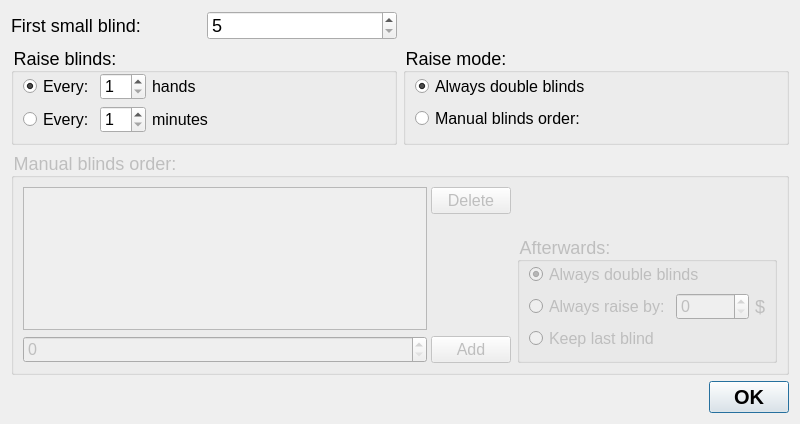
<?xml version="1.0" encoding="UTF-8"?>
<ui version="4.0">
 <class>changeCompleteBlindsDialog</class>
 <widget class="QDialog" name="changeCompleteBlindsDialog">
  <property name="geometry">
   <rect>
    <x>0</x>
    <y>0</y>
    <width>800</width>
    <height>424</height>
   </rect>
  </property>
  <property name="minimumSize">
   <size>
    <width>800</width>
    <height>424</height>
   </size>
  </property>
  <property name="windowTitle">
   <string>Change Blinds Settings</string>
  </property>
  <layout class="QGridLayout">
   <item row="0" column="0">
    <layout class="QHBoxLayout">
     <item>
      <widget class="QLabel" name="label_3">
       <property name="font">
        <font>
         <pointsize>-1</pointsize>
        </font>
       </property>
       <property name="styleSheet">
        <string notr="true">QObject {font-size: 18px}</string>
       </property>
       <property name="text">
        <string>First small blind:</string>
       </property>
      </widget>
     </item>
     <item>
      <widget class="QSpinBox" name="spinBox_firstSmallBlind">
       <property name="styleSheet">
        <string notr="true">QObject {font-size: 18px}</string>
       </property>
       <property name="minimum">
        <number>5</number>
       </property>
       <property name="maximum">
        <number>20000</number>
       </property>
      </widget>
     </item>
    </layout>
   </item>
   <item row="1" column="0">
    <widget class="QGroupBox" name="groupBox_6">
     <property name="styleSheet">
      <string notr="true">QObject {font-size: 18px}</string>
     </property>
     <property name="title">
      <string>Raise blinds:</string>
     </property>
     <layout class="QGridLayout">
      <property name="leftMargin">
       <number>9</number>
      </property>
      <property name="topMargin">
       <number>0</number>
      </property>
      <property name="bottomMargin">
       <number>9</number>
      </property>
      <item row="0" column="0">
       <widget class="QRadioButton" name="radioButton_raiseBlindsAtHands">
        <property name="styleSheet">
         <string notr="true">QObject {font-size: 16px}</string>
        </property>
        <property name="text">
         <string>Every:</string>
        </property>
        <property name="checked">
         <bool>true</bool>
        </property>
       </widget>
      </item>
      <item row="0" column="1">
       <widget class="QSpinBox" name="spinBox_raiseSmallBlindEveryHands">
        <property name="styleSheet">
         <string notr="true">QObject {font-size: 16px}</string>
        </property>
        <property name="minimum">
         <number>1</number>
        </property>
       </widget>
      </item>
      <item row="0" column="2">
       <widget class="QLabel" name="label_47">
        <property name="sizePolicy">
         <sizepolicy hsizetype="Expanding" vsizetype="Preferred">
          <horstretch>0</horstretch>
          <verstretch>0</verstretch>
         </sizepolicy>
        </property>
        <property name="styleSheet">
         <string notr="true">QObject {font-size: 16px}</string>
        </property>
        <property name="text">
         <string>hands</string>
        </property>
       </widget>
      </item>
      <item row="1" column="0">
       <widget class="QRadioButton" name="radioButton_raiseBlindsAtMinutes">
        <property name="styleSheet">
         <string notr="true">QObject {font-size: 16px}</string>
        </property>
        <property name="text">
         <string>Every:</string>
        </property>
       </widget>
      </item>
      <item row="1" column="1">
       <widget class="QSpinBox" name="spinBox_raiseSmallBlindEveryMinutes">
        <property name="styleSheet">
         <string notr="true">QObject {font-size: 16px}</string>
        </property>
        <property name="minimum">
         <number>1</number>
        </property>
       </widget>
      </item>
      <item row="1" column="2">
       <widget class="QLabel" name="label_50">
        <property name="sizePolicy">
         <sizepolicy hsizetype="Expanding" vsizetype="Preferred">
          <horstretch>0</horstretch>
          <verstretch>0</verstretch>
         </sizepolicy>
        </property>
        <property name="styleSheet">
         <string notr="true">QObject {font-size: 16px}</string>
        </property>
        <property name="text">
         <string>minutes</string>
        </property>
       </widget>
      </item>
     </layout>
    </widget>
   </item>
   <item row="1" column="1">
    <widget class="QGroupBox" name="groupBox_7">
     <property name="sizePolicy">
      <sizepolicy hsizetype="Expanding" vsizetype="Preferred">
       <horstretch>0</horstretch>
       <verstretch>0</verstretch>
      </sizepolicy>
     </property>
     <property name="styleSheet">
      <string notr="true">QObject {font-size: 18px}</string>
     </property>
     <property name="title">
      <string>Raise mode:</string>
     </property>
     <layout class="QGridLayout">
      <property name="topMargin">
       <number>0</number>
      </property>
      <item row="0" column="0">
       <widget class="QRadioButton" name="radioButton_alwaysDoubleBlinds">
        <property name="styleSheet">
         <string notr="true">QObject {font-size: 16px}</string>
        </property>
        <property name="text">
         <string>Always double blinds</string>
        </property>
        <property name="checked">
         <bool>true</bool>
        </property>
       </widget>
      </item>
      <item row="1" column="0">
       <widget class="QRadioButton" name="radioButton_manualBlindsOrder">
        <property name="styleSheet">
         <string notr="true">QObject {font-size: 16px}</string>
        </property>
        <property name="text">
         <string>Manual blinds order:</string>
        </property>
       </widget>
      </item>
     </layout>
    </widget>
   </item>
   <item row="2" column="0" colspan="2">
    <widget class="QGroupBox" name="groupBox_2">
     <property name="enabled">
      <bool>false</bool>
     </property>
     <property name="styleSheet">
      <string notr="true">QObject {font-size: 18px}</string>
     </property>
     <property name="title">
      <string>Manual blinds order:</string>
     </property>
     <layout class="QGridLayout">
      <item row="0" column="0" rowspan="2">
       <layout class="QGridLayout">
        <property name="horizontalSpacing">
         <number>4</number>
        </property>
        <item row="0" column="0" rowspan="2">
         <widget class="QListWidget" name="listWidget_blinds">
          <property name="styleSheet">
           <string notr="true">QObject {font-size: 16px}</string>
          </property>
         </widget>
        </item>
        <item row="0" column="1">
         <widget class="QPushButton" name="pushButton_delete">
          <property name="styleSheet">
           <string notr="true">QObject {font-size: 16px}</string>
          </property>
          <property name="text">
           <string>Delete</string>
          </property>
         </widget>
        </item>
        <item row="1" column="1">
         <spacer>
          <property name="orientation">
           <enum>Qt::Vertical</enum>
          </property>
          <property name="sizeHint" stdset="0">
           <size>
            <width>20</width>
            <height>121</height>
           </size>
          </property>
         </spacer>
        </item>
        <item row="2" column="0">
         <widget class="QSpinBox" name="spinBox_input">
          <property name="styleSheet">
           <string notr="true">QObject {font-size: 16px}</string>
          </property>
          <property name="maximum">
           <number>20000</number>
          </property>
         </widget>
        </item>
        <item row="2" column="1">
         <widget class="QPushButton" name="pushButton_add">
          <property name="styleSheet">
           <string notr="true">QObject {font-size: 16px}</string>
          </property>
          <property name="text">
           <string>Add</string>
          </property>
         </widget>
        </item>
       </layout>
      </item>
      <item row="0" column="1">
       <spacer>
        <property name="orientation">
         <enum>Qt::Vertical</enum>
        </property>
        <property name="sizeHint" stdset="0">
         <size>
          <width>20</width>
          <height>40</height>
         </size>
        </property>
       </spacer>
      </item>
      <item row="1" column="1">
       <widget class="QGroupBox" name="groupBox">
        <property name="title">
         <string>Afterwards:</string>
        </property>
        <layout class="QGridLayout">
         <property name="topMargin">
          <number>0</number>
         </property>
         <item row="0" column="0">
          <widget class="QRadioButton" name="radioButton_afterThisAlwaysDoubleBlinds">
           <property name="styleSheet">
            <string notr="true">QObject {font-size: 16px}</string>
           </property>
           <property name="text">
            <string>Always double blinds</string>
           </property>
           <property name="checked">
            <bool>true</bool>
           </property>
          </widget>
         </item>
         <item row="1" column="0">
          <layout class="QHBoxLayout">
           <item>
            <widget class="QRadioButton" name="radioButton_afterThisAlwaysRaiseAbout">
             <property name="styleSheet">
              <string notr="true">QObject {font-size: 16px}</string>
             </property>
             <property name="text">
              <string>Always raise by:</string>
             </property>
            </widget>
           </item>
           <item>
            <widget class="QSpinBox" name="spinBox_afterThisAlwaysRaiseValue">
             <property name="styleSheet">
              <string notr="true">QObject {font-size: 16px}</string>
             </property>
             <property name="maximum">
              <number>20000</number>
             </property>
            </widget>
           </item>
           <item>
            <widget class="QLabel" name="label">
             <property name="text">
              <string>$</string>
             </property>
            </widget>
           </item>
          </layout>
         </item>
         <item row="2" column="0">
          <widget class="QRadioButton" name="radioButton_afterThisStayAtLastBlind">
           <property name="styleSheet">
            <string notr="true">QObject {font-size: 16px}</string>
           </property>
           <property name="text">
            <string>Keep last blind</string>
           </property>
          </widget>
         </item>
        </layout>
       </widget>
      </item>
     </layout>
    </widget>
   </item>
   <item row="3" column="0" colspan="2">
    <widget class="QDialogButtonBox" name="buttonBox">
     <property name="styleSheet">
      <string notr="true">QObject {font: bold 20px}</string>
     </property>
     <property name="orientation">
      <enum>Qt::Horizontal</enum>
     </property>
     <property name="standardButtons">
      <set>QDialogButtonBox::Ok</set>
     </property>
    </widget>
   </item>
  </layout>
 </widget>
 <tabstops>
  <tabstop>spinBox_firstSmallBlind</tabstop>
  <tabstop>radioButton_raiseBlindsAtHands</tabstop>
  <tabstop>spinBox_raiseSmallBlindEveryHands</tabstop>
  <tabstop>radioButton_raiseBlindsAtMinutes</tabstop>
  <tabstop>spinBox_raiseSmallBlindEveryMinutes</tabstop>
  <tabstop>radioButton_alwaysDoubleBlinds</tabstop>
  <tabstop>radioButton_manualBlindsOrder</tabstop>
  <tabstop>listWidget_blinds</tabstop>
  <tabstop>spinBox_input</tabstop>
  <tabstop>pushButton_add</tabstop>
  <tabstop>pushButton_delete</tabstop>
  <tabstop>radioButton_afterThisAlwaysDoubleBlinds</tabstop>
  <tabstop>radioButton_afterThisAlwaysRaiseAbout</tabstop>
  <tabstop>spinBox_afterThisAlwaysRaiseValue</tabstop>
  <tabstop>radioButton_afterThisStayAtLastBlind</tabstop>
  <tabstop>buttonBox</tabstop>
 </tabstops>
 <resources/>
 <connections>
  <connection>
   <sender>buttonBox</sender>
   <signal>accepted()</signal>
   <receiver>changeCompleteBlindsDialog</receiver>
   <slot>accept()</slot>
   <hints>
    <hint type="sourcelabel">
     <x>237</x>
     <y>387</y>
    </hint>
    <hint type="destinationlabel">
     <x>157</x>
     <y>274</y>
    </hint>
   </hints>
  </connection>
  <connection>
   <sender>buttonBox</sender>
   <signal>rejected()</signal>
   <receiver>changeCompleteBlindsDialog</receiver>
   <slot>reject()</slot>
   <hints>
    <hint type="sourcelabel">
     <x>279</x>
     <y>387</y>
    </hint>
    <hint type="destinationlabel">
     <x>286</x>
     <y>274</y>
    </hint>
   </hints>
  </connection>
  <connection>
   <sender>radioButton_afterThisAlwaysRaiseAbout</sender>
   <signal>toggled(bool)</signal>
   <receiver>spinBox_afterThisAlwaysRaiseValue</receiver>
   <slot>setEnabled(bool)</slot>
   <hints>
    <hint type="sourcelabel">
     <x>327</x>
     <y>302</y>
    </hint>
    <hint type="destinationlabel">
     <x>389</x>
     <y>304</y>
    </hint>
   </hints>
  </connection>
  <connection>
   <sender>radioButton_manualBlindsOrder</sender>
   <signal>toggled(bool)</signal>
   <receiver>groupBox_2</receiver>
   <slot>setEnabled(bool)</slot>
   <hints>
    <hint type="sourcelabel">
     <x>297</x>
     <y>116</y>
    </hint>
    <hint type="destinationlabel">
     <x>306</x>
     <y>164</y>
    </hint>
   </hints>
  </connection>
 </connections>
</ui>
